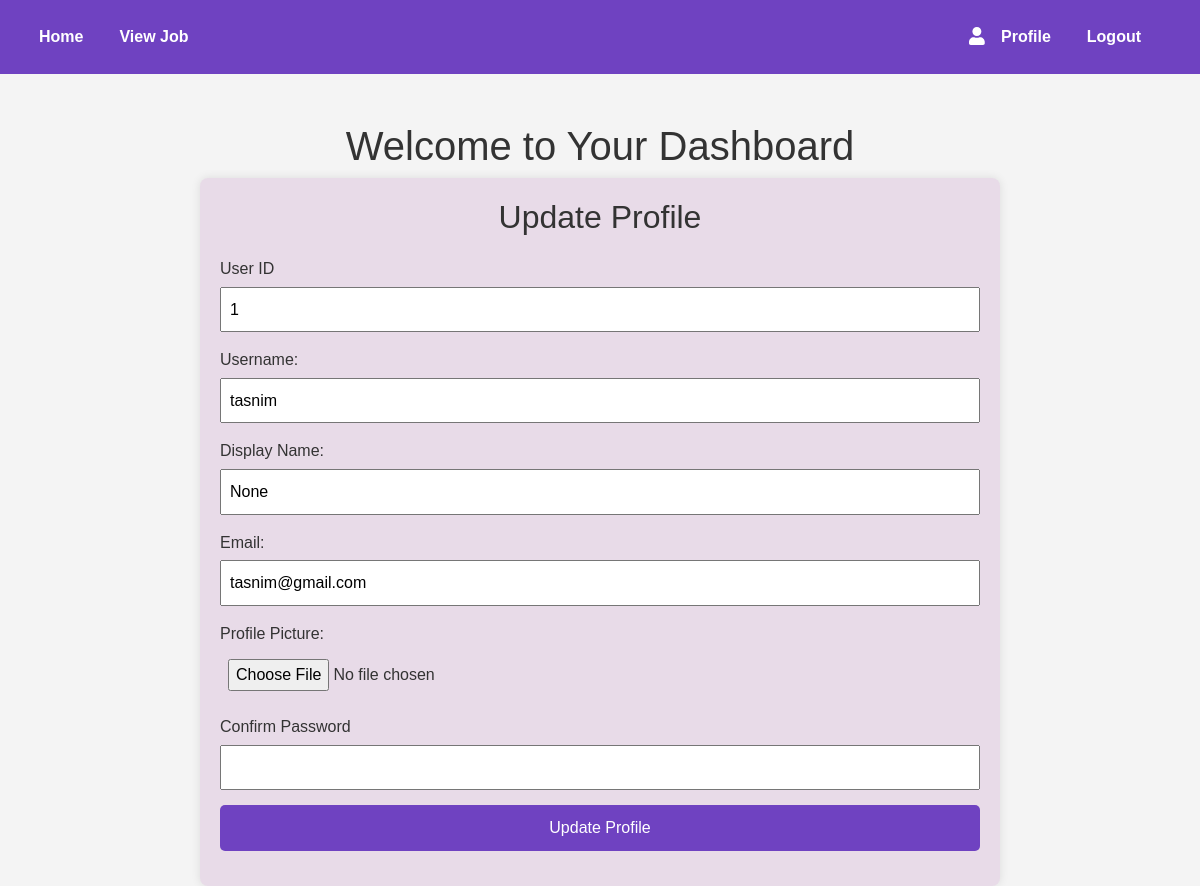
/editprofilePage (signed in), run on the app's committed database.
### myApp/models.py (models this page shows)
class customUser(AbstractUser):
    USER = [
        ('jobseeker','JobSeeker'),('recruiter','Recruiter')
    ]
    Display_name = models.CharField(max_length = 50,null=True)
    email = models.EmailField(unique = True)
    password = models.CharField(max_length = 50)
    confirm_password = models.CharField(max_length = 50,null=True)
    user_type = models.CharField(choices = USER,max_length = 50)

### myApp/views.py (the view, shortened to what this page needs)
# urls.py: path("editprofilePage", views.editprofilePage, name='editprofilePage'),
def editprofilePage(request):
    user = request.user
    return render (request,"editProfile.html")

### templates/editProfile.html (shortened to what this page needs)
{% extends "dashboard.html" %}
{% block editProfile %}
  <div class="form-container">
    <h2 style="text-align: center; margin-bottom: 20px;">Update Profile</h2>
    <form action="{% url "editprofilePage" %}" enctype="multipart/form-data" method="post">
      <div class="form-group">
        <label>User ID</label>
        <input type="text" name="user_id" value="{{user.id}}" required readonly>
      </div>
      <div class="form-group">
        <label for="username">Username:</label>
        <input type="text" id="username" name="username" value="{{user.username}}" required readonly>
      </div>
      <div class="form-group">
        <label for="displayName">Display Name:</label>
        <input type="text" id="displayName" name="displayName" value="{{user.Display_name}}">
      </div>
      <div class="form-group">
        <label for="email">Email:</label>
        <input type="email" id="email" name="email" value="{{user.email}}" required readonly>
      </div>
      <div class="form-group">
        <label for="profilePic">Profile Picture:</label>
        <input type="file" id="profilePic" name="profilePic">
      </div>
      <div class="form-group">
        <label >Confirm Password</label>
        <input type="Password"  name="c_password">
      </div>
      <div class="form-group">
        <button type="submit">Update Profile</button>
      </div>
    </form>
  </div>
  {% endblock editProfile %}

### templates/dashboard.html (style rules this page uses)
* { margin: 0; padding: 0; box-sizing: border-box; }
body { font-family: Arial, sans-serif; background-color: #f4f4f4; line-height: 1.6; color: #333; }

### templates/editProfile.html (style rules this page uses)
.form-container { background-color: rgba(128, 0, 128, 0.1); border-radius: 8px; box-shadow: 0 0 10px rgba(0, 0, 0, 0.1); padding: 20px; width: 800px; box-sizing: border-box; margin: 0 auto; }
.form-group { margin-bottom: 15px; }
.form-group label { margin-bottom: 5px; display: block; }
.form-group input, .form-group textarea, .form-group button, .form-group select { width: 100%; padding: 8px; box-sizing: border-box; }
.form-group button { background-color: #6f42c1; color: white; padding: 10px; border: none; border-radius: 5px; cursor: pointer; }

### data on the page
customUser: user_id "1", username "tasnim", displayName "None", email "tasnim@gmail.com"
